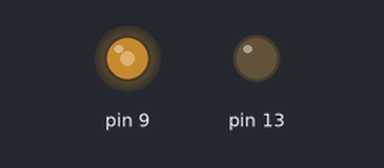
Recording of a sketch running on a simulated Arduino Uno, built with avr-gcc and run on an emulated ATmega328P. On the bench: output pins drawn as LEDs (lit = HIGH).

Above: at 0.1 s.
Timing chart, 0 to 1.6 s (numbered marks = the images above):
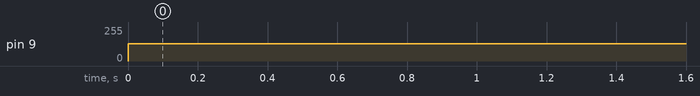

The sketch:

transistor.ino
```cpp
enum estados{subida,bajada};
int estado;
int i;
void setup() {
  // put your setup code here, to run once:
  pinMode(9,OUTPUT);
  pinMode(13,OUTPUT);
  TCCR1A = 0;
  TCCR1B = 0;
  TCCR1A |= (1<<WGM10) | (1<<COM1A1) | (COM1B1);
  TCCR1B |= (1<<CS10) | (1<<WGM12);
  estado = subida;
 // i = 0;
}

void loop() {
  // put your main code here, to run repeatedly:
  OCR1A = 128;

}

void maquina_estados(void)
{
  switch(estado)
  {
    case subida:
      if(i >= 255)
      {
        estado = bajada;
      }
      else
      {
        OCR1A = i;
        delay(10);
        i++;
      }
    break;
    case bajada:
      if(i <= 0)
      {
        estado = subida;
      }
      else
      {
        OCR1A = i;
        delay(10);
        i--;
      }
    break;
  }
}
```

Measured:
- by itself, pin 9: 0/255 → 128/255 at 0.00 s
